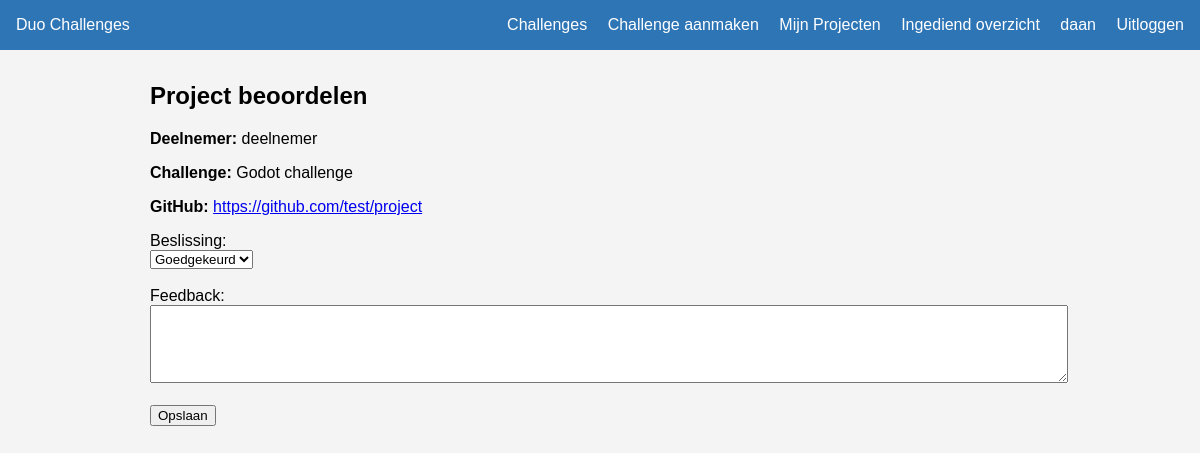
The app's page /project/1/beoordelen/ (signed in) with its own data.
### challenges/models.py (models this page shows, shortened)
class Project(models.Model):
    challenge = models.ForeignKey(Challenge, on_delete=models.CASCADE)
    deelnemer = models.ForeignKey(User, on_delete=models.CASCADE, related_name='projecten')
    partner = models.ForeignKey(User, on_delete=models.SET_NULL, null=True, blank=True, related_name='partner_projecten')
    github_link = models.URLField()
    beschrijving = models.TextField(blank=True)
    status = models.CharField(
        max_length=20,
        choices=[
            ('bezig', 'Bezig'),
            ('ingediend', 'Ingediend'),
            ('goedgekeurd', 'Goedgekeurd'),
            ('afgekeurd', 'Afgekeurd'),
        ],
        default='bezig'
    )
    feedback = models.TextField(blank=True, null=True)
    ingediend_op = models.DateTimeField(null=True, blank=True)

class Challenge(models.Model):
    titel = models.CharField(max_length=200)
    omschrijving = models.TextField()
    discipline_een = models.ForeignKey(
        Discipline,
        on_delete=models.CASCADE,
        related_name='challenges_een'
    )
    discipline_twee = models.ForeignKey(
        Discipline,
        on_delete=models.CASCADE,
        related_name='challenges_twee'
    )
    aangemaakt_door = models.ForeignKey(
        User,
        on_delete=models.SET_NULL,
        null=True
    )
    aangemaakt_op = models.DateTimeField(auto_now_add=True)

### challenges/views.py (the view, shortened to what this page needs)
# urls.py: path('project/<int:project_id>/beoordelen/', views.beoordelen, name='beoordelen'),
@login_required(login_url='login')
def beoordelen(request, project_id):
    project = get_object_or_404(Project, id=project_id)
    try:
        profiel = Profiel.objects.get(user=request.user)
    except Profiel.DoesNotExist:
        return redirect('challenges_lijst')
    if profiel.rol != 'begeleider':
        return redirect('challenges_lijst')
    return render(request, 'beoordelen.html', {'project': project})

### challenges/templates/beoordelen.html (shortened to what this page needs)
{% extends 'base.html' %}
{% block content %}
    <h2>Project beoordelen</h2>
    <p><strong>Deelnemer:</strong> {{ project.deelnemer.username }}</p>
    <p><strong>Challenge:</strong> {{ project.challenge.titel }}</p>
    <p><strong>GitHub:</strong> <a href="{{ project.github_link }}" target="_blank">{{ project.github_link }}</a></p>
    <form method="post">
        <label>Beslissing:</label><br>
        <select name="beslissing">
            <option value="goedgekeurd">Goedgekeurd</option>
        </select><br><br>
        <label>Feedback:</label><br>
        <textarea name="feedback" rows="4" style="width: 100%; padding: 0.5rem;"></textarea><br><br>
        <button type="submit">Opslaan</button>
    </form>
{% endblock %}

### challenges/templates/base.html (shortened to what this page needs)
<!DOCTYPE html>
<html lang="nl">
<head>
</head>
<body>
    <nav>
    <span>Duo Challenges</span>
    {% if user.is_authenticated %}
        <div>
            <a href="{% url 'challenges_lijst' %}">Challenges</a>
            {% if request.user.profiel.rol == 'begeleider' %}
        <a href="{% url 'challenge_aanmaken' %}">Challenge aanmaken</a>
            {% endif %}
                   <a href="{% url 'mijn_projecten' %}">Mijn Projecten</a>
            {% if request.user.profiel.rol == 'begeleider' %}
                <a href="{% url 'overzicht_ingediend' %}">Ingediend overzicht</a>
            {% endif %}
            <a href="{% url 'profiel' %}">{{ user.username }}</a>
            <a href="{% url 'logout' %}">Uitloggen</a>
        </div>
    {% endif %}
</nav>
    <div class="container">
        {% block content %}{% endblock %}
    </div>
</body>
</html>

### challenges/templates/base.html (style rules this page uses)
body { font-family: Arial, sans-serif; margin: 0; background: #f4f4f4; }
nav { background: #2E75B6; padding: 1rem; color: white; display: flex; justify-content: space-between; }
nav a { color: white; text-decoration: none; margin-left: 1rem; }
.container { max-width: 900px; margin: 2rem auto; padding: 0 1rem; }

### records on screen
Project: deelnemer.username "deelnemer", challenge.titel "Godot challenge", github_link "https://github.com/test/project"

### other values on screen
{{ user.username }} "daan"
